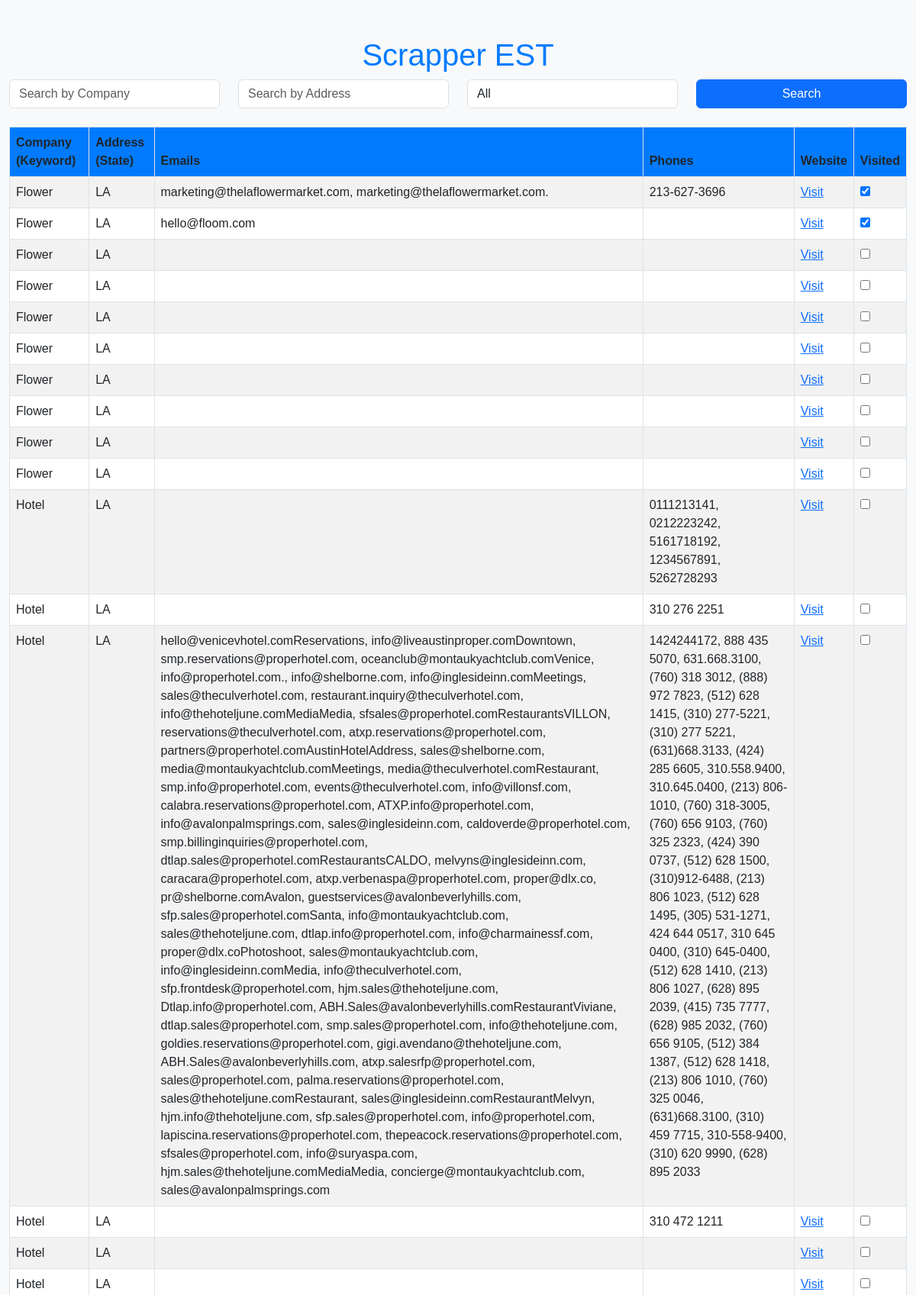
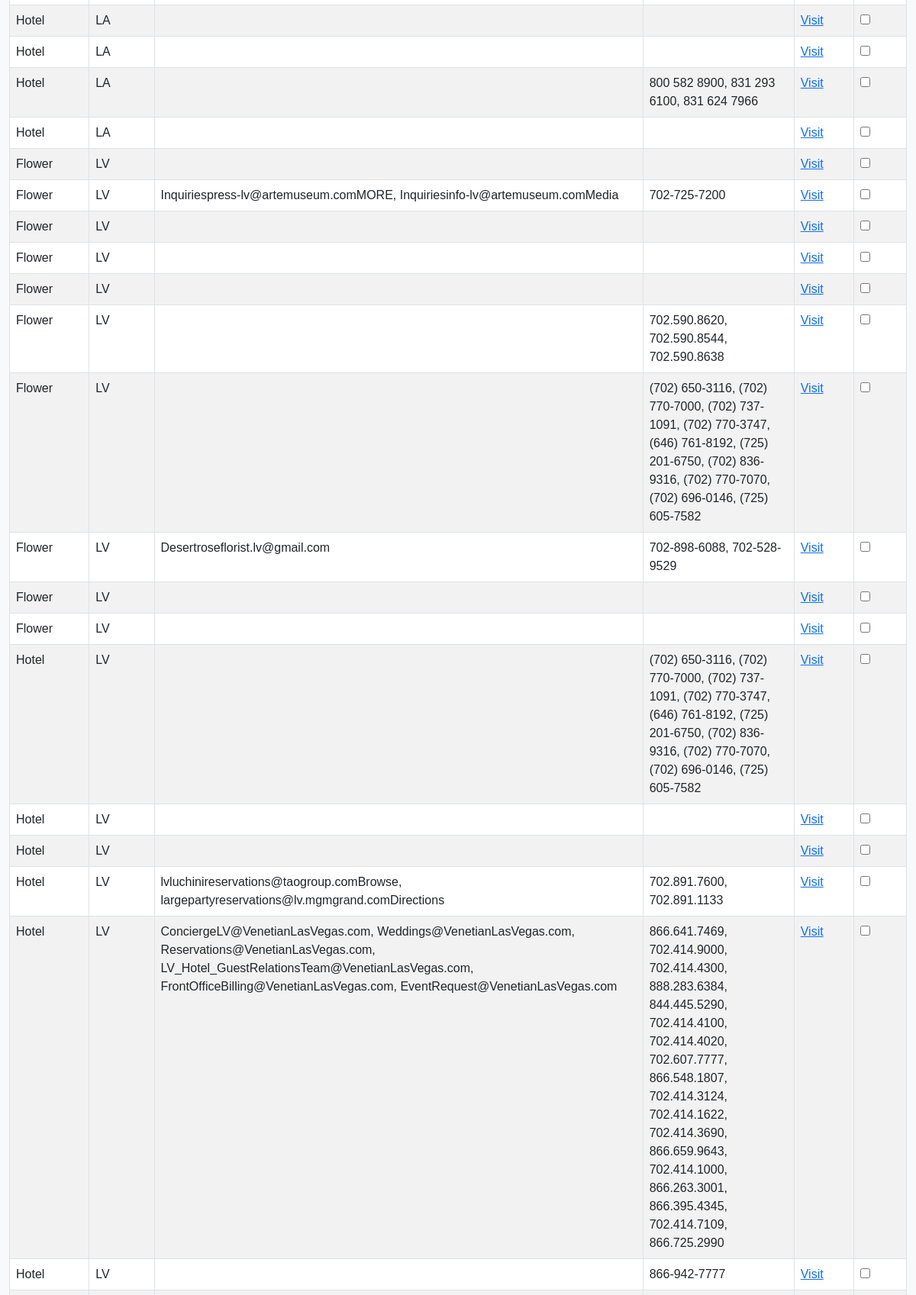
The page / (upper part) on the database its author committed (2 pictures, top to bottom).
### admin_scraper/models.py (models this page shows, shortened)
class MainTable(models.Model):
    keyword = models.CharField(max_length=255)
    state = models.CharField(max_length=255)
    company_name = models.CharField(max_length=255)
    emails = models.TextField()
    phones = models.TextField()
    website = models.URLField()
    visited = models.BooleanField(default=False)  # New field, default is False

### client_view/views.py (the view)
# urls.py: path('', views.view_data, name='view_data'),
def view_data(request):
    company = request.GET.get("company", "")
    address = request.GET.get("address", "")
    visited_filter = request.GET.get("visited", "All")  # Default filter to "All"
    results = MainTable.objects.all()
    if company:
        results = results.filter(keyword__icontains=company)
    if address:
        results = results.filter(state__icontains=address)
    if visited_filter == "Visited":
        results = results.filter(visited=True)
    elif visited_filter == "NotVisited":
        results = results.filter(visited=False)
    if not results.exists():
        if not ScrappingToBe.objects.filter(keyword=company, state=address).exists():
            ScrappingToBe.objects.create(keyword=company, state=address)
        return render(request, "client_view/nodata.html")
    return render(request, "client_view/view_data.html", {"results": results, "visited_filter": visited_filter})

### client_view/templates/client_view/view_data.html (shortened to what this page needs)
<!DOCTYPE html>
<html lang="en">
<head>
    {% load static %}
    <link href="https://cdn.jsdelivr.net/npm/bootstrap@5.3.0-alpha1/dist/css/bootstrap.min.css" rel="stylesheet">
    <link href="{% static 'client_view/css/styles.css' %}" rel="stylesheet">
</head>
<body>
    <div class="container mt-5">
        <h1 class="text-center">Scrapper EST</h1>
        <form method="GET" class="mb-4">
            <div class="row">
                <div class="col-md-3">
                    <input type="text" name="company" value="{{ request.GET.company }}" class="form-control" placeholder="Search by Company" />
                </div>
                <div class="col-md-3">
                    <input type="text" name="address" value="{{ request.GET.address }}" class="form-control" placeholder="Search by Address" />
                </div>
                <div class="col-md-3">
                    <select name="visited" class="form-control" onchange="this.form.submit()">
                        <option value="All" {% if visited_filter == 'All' %}selected{% endif %}>All</option>
                    </select>
                </div>
                <div class="col-md-3">
                    <button type="submit" class="btn btn-primary w-100">Search</button>
                </div>
            </div>
        </form>
        <table class="table table-bordered table-striped">
            <thead>
                <tr>
                    <th>Company (Keyword)</th>
                    <th>Address (State)</th>
                    <th>Emails</th>
                    <th>Phones</th>
                    <th>Website</th>
                    <th>Visited</th>
                </tr>
            </thead>
            <tbody>
                {% if results %}
                    {% for result in results %}
                        <tr>
                            <td>{{ result.keyword }}</td>
                            <td>{{ result.state }}</td>
                            <td>{{ result.emails }}</td>
                            <td>{{ result.phones }}</td>
                            <td><a href="{{ result.website }}" target="_blank">Visit</a></td>
                            <td>
                                <form method="POST" action="{% url 'client_view:update_visited' result.id %}">
                                    <input type="checkbox" name="visited" {% if result.visited %}checked{% endif %} onchange="this.form.submit()">
                                </form>
                            </td>
                        </tr>
                    {% endfor %}
                {% else %}
                    <tr>
                        <td colspan="6" class="text-center">No data found for the specified search criteria. Data will be coming soon.</td>
                    </tr>
                {% endif %}
            </tbody>
        </table>
    </div>
</body>
</html>

### client_view/static/client_view/css/styles.css (style rules this page uses)
body { font-family: 'Arial', sans-serif; background-color: #f8f9fa; color: #495057; }
.container { max-width: 1200px; }
h1 { color: #007bff; }
table { margin-top: 20px; }
th { background-color: #007bff !important; color: white; font-weight: bold; }
td { background-color: #ffffff; color: #495057; }

### rows shown on the page
MainTable: keyword "Flower", state "LA", emails "marketing@thelaflowermarket.com, marketing@thelaflowermarket.com.", phones "213-627-3696", visited "☑"
MainTable: keyword "Flower", state "LA", emails "hello@floom.com", visited "☑"
MainTable: keyword "Flower", state "LA"
MainTable: keyword "Flower", state "LA"
MainTable: keyword "Flower", state "LA"
MainTable: keyword "Flower", state "LA"
MainTable: keyword "Flower", state "LA"
MainTable: keyword "Flower", state "LA"
MainTable: keyword "Flower", state "LA"
MainTable: keyword "Flower", state "LA"
MainTable: keyword "Hotel", state "LA", phones "0111213141, 0212223242, 5161718192, 1234567891, 5262728293"
MainTable: keyword "Hotel", state "LA", phones "310 276 2251"
MainTable: keyword "Hotel", state "LA", emails "hello@venicevhotel.comReservations, info@liveaustinproper.comDowntown, smp.reservations@properhotel.com, oceanclub@montaukyachtclub.comVenice, info@properhotel.com., info@shelborne.com, info@inglesideinn.comMeetings, sales@theculverhotel.com, restaurant.inquiry@theculverhotel.com, info@thehoteljune.comMediaMedia, sfsales@properhotel.comRestaurantsVILLON, reservations@theculverhotel.com, atxp.reservations@properhotel.com, partners@properhotel.comAustinHotelAddress, sales@shelborne.com, media@montaukyachtclub.comMeetings, media@theculverhotel.comRestaurant, smp.info@properhotel.com, events@theculverhotel.com, info@villonsf.com, calabra.reservations@properhotel.com, ATXP.info@properhotel.com,…", phones "1424244172, 888 435 5070, 631.668.3100, (760) 318 3012, (888) 972 7823, (512) 628 1415, (310) 277-5221, (310) 277 5221, (631)668.3133, (424) 285 6605, 310.558.9400, 310.645.0400, (213) 806-1010, (760) 318-3005, (760) 656 9103, (760) 325 2323, (424) 390 0737, (512) 628 1500, (310)912-6488, (213) 806 1023, (512) 628 1495, (305) 531-1271, 424 644 0517, 310 645 0400, (310) 645-0400, (512) 628 1410, (213) 806 1027, (628) 895 2039, (415) 735 7777, (628) 985 2032, (760) 656 9105, (512) 384 1387, (512) 628 1418, (213) 806 1010, (760) 325 0046, (631)668.3100, (310) 459 7715, 310-558-9400, (310) 620 9990, (628) 895 2033"
MainTable: keyword "Hotel", state "LA", phones "310 472 1211"
MainTable: keyword "Hotel", state "LA"
MainTable: keyword "Hotel", state "LA"
MainTable: keyword "Hotel", state "LA"
MainTable: keyword "Hotel", state "LA"
MainTable: keyword "Hotel", state "LA", phones "800 582 8900, 831 293 6100, 831 624 7966"
MainTable: keyword "Hotel", state "LA"
MainTable: keyword "Flower", state "LV"
MainTable: keyword "Flower", state "LV", emails "Inquiriespress-lv@artemuseum.comMORE, Inquiriesinfo-lv@artemuseum.comMedia", phones "702-725-7200"
MainTable: keyword "Flower", state "LV"
MainTable: keyword "Flower", state "LV"
MainTable: keyword "Flower", state "LV"
MainTable: keyword "Flower", state "LV", phones "702.590.8620, 702.590.8544, 702.590.8638"
MainTable: keyword "Flower", state "LV", phones "(702) 650-3116, (702) 770-7000, (702) 737-1091, (702) 770-3747, (646) 761-8192, (725) 201-6750, (702) 836-9316, (702) 770-7070, (702) 696-0146, (725) 605-7582"
MainTable: keyword "Flower", state "LV", emails "Desertroseflorist.lv@gmail.com", phones "702-898-6088, 702-528-9529"
MainTable: keyword "Flower", state "LV"
MainTable: keyword "Flower", state "LV"
MainTable: keyword "Hotel", state "LV", phones "(702) 650-3116, (702) 770-7000, (702) 737-1091, (702) 770-3747, (646) 761-8192, (725) 201-6750, (702) 836-9316, (702) 770-7070, (702) 696-0146, (725) 605-7582"
MainTable: keyword "Hotel", state "LV"
MainTable: keyword "Hotel", state "LV"
MainTable: keyword "Hotel", state "LV", emails "lvluchinireservations@taogroup.comBrowse, largepartyreservations@lv.mgmgrand.comDirections", phones "702.891.7600, 702.891.1133"
MainTable: keyword "Hotel", state "LV", emails "ConciergeLV@VenetianLasVegas.com, Weddings@VenetianLasVegas.com, Reservations@VenetianLasVegas.com, LV_Hotel_GuestRelationsTeam@VenetianLasVegas.com, FrontOfficeBilling@VenetianLasVegas.com, EventRequest@VenetianLasVegas.com", phones "866.641.7469, 702.414.9000, 702.414.4300, 888.283.6384, 844.445.5290, 702.414.4100, 702.414.4020, 702.607.7777, 866.548.1807, 702.414.3124, 702.414.1622, 702.414.3690, 866.659.9643, 702.414.1000, 866.263.3001, 866.395.4345, 702.414.7109, 866.725.2990"
MainTable: keyword "Hotel", state "LV", phones "866-942-7777"
